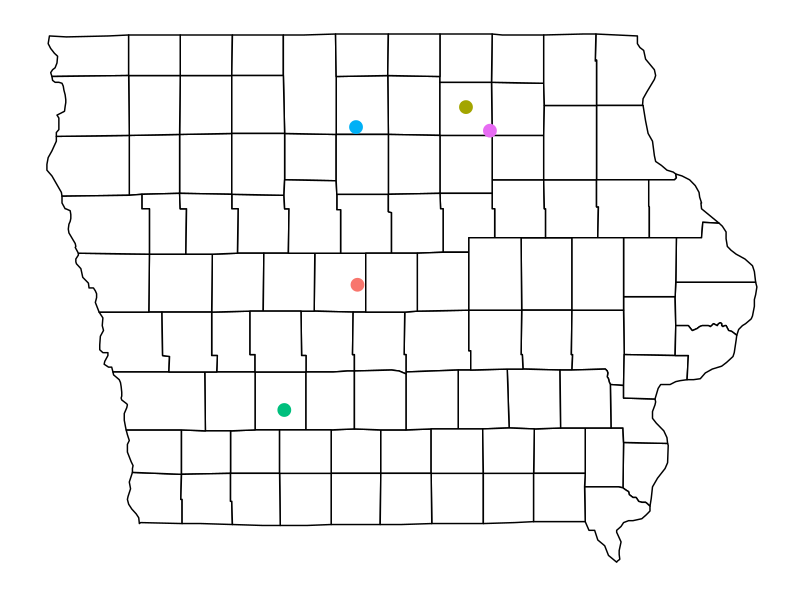

R code for this plot:
# Play with map making

library(ggplot2)
library(maps)
library(dplyr)

iowa <- map_data("county") %>%
  filter(region == "iowa")
locs <- readr::read_csv("data-raw/site_locs.csv")


ggplot()+
  geom_polygon(data = iowa, aes(x = long, y = lat, group = group),
               color = "black", fill = "white")+
  geom_point(data = locs, aes(x = long, y = lat, color = SiteID),
             size = 4)+
  guides(color = FALSE)+
  labs(x = NULL, y = NULL)+
  theme(panel.grid.major = element_blank(), 
        panel.grid.minor = element_blank(),
        axis.text = element_blank(),
        axis.ticks = element_blank(),
        panel.background = element_blank())
